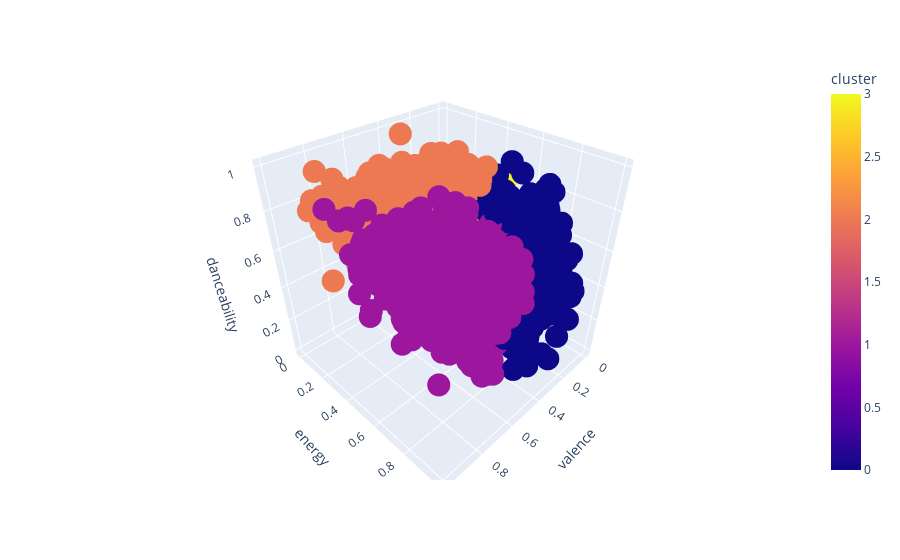

Notebook code for this chart:
### Code cell
import plotly.express as px

fig = px.scatter_3d(scaled, x='valence', y='energy', z='danceability', color='cluster', size_max=10)

fig.show()

### Figure 1 — Plotly figure (JSON) as saved in the notebook; plotly's stock layout.template omitted (floating-point values rounded to 4 significant figures; data arrays with more than 128 entries replaced by an {"elided": "..."} marker saying what was removed)
{"data": [{"hovertemplate": "valence=%{x}<br>energy=%{y}<br>danceability=%{z}<br>cluster=%{marker.color}<extra></extra>", "legendgroup": "", "marker": {"color": {"elided": "2521 int values"}, "coloraxis": "coloraxis", "symbol": "circle"}, "mode": "markers", "name": "", "scene": "scene", "showlegend": false, "type": "scatter3d", "x": {"elided": "2521 float values"}, "y": {"elided": "2521 float values"}, "z": {"elided": "2521 float values"}}], "layout": {"coloraxis": {"colorbar": {"title": {"text": "cluster"}}, "colorscale": [[0, "#0d0887"], [0.1111, "#46039f"], [0.2222, "#7201a8"], [0.3333, "#9c179e"], [0.4444, "#bd3786"], [0.5556, "#d8576b"], [0.6667, "#ed7953"], [0.7778, "#fb9f3a"], [0.8889, "#fdca26"], [1, "#f0f921"]]}, "legend": {"tracegroupgap": 0}, "margin": {"t": 60}, "scene": {"domain": {"x": [0, 1], "y": [0, 1]}, "xaxis": {"title": {"text": "valence"}}, "yaxis": {"title": {"text": "energy"}}, "zaxis": {"title": {"text": "danceability"}}}}}
